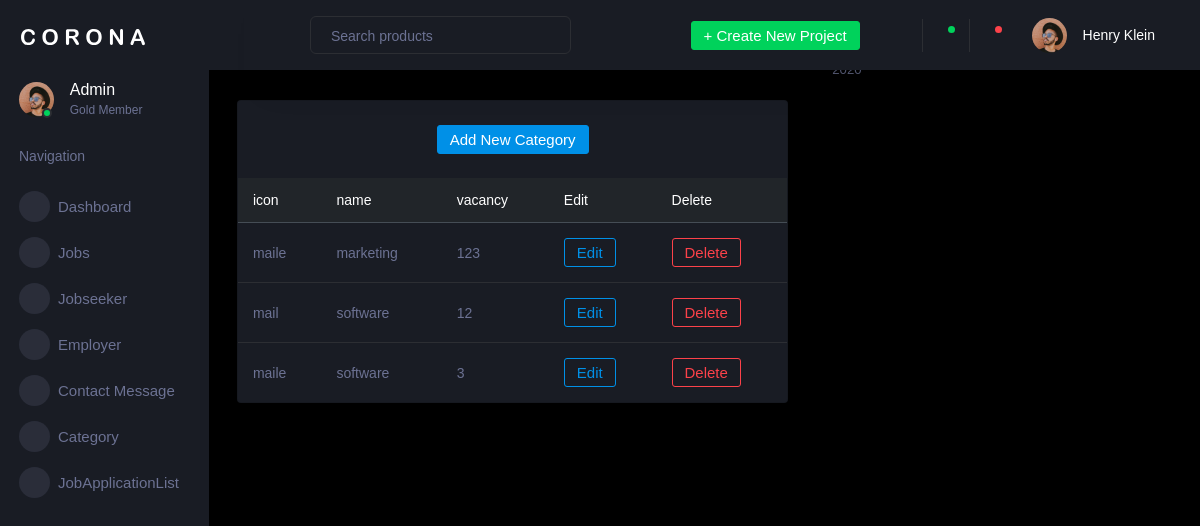
Page /categories/ on the committed database.
### Jobportalsapp/models.py (models this page shows, shortened)
class Category(models.Model):
    name = models.CharField(max_length=255)
    icon_class = models.CharField(max_length=255)  # For storing the icon class, e.g., 'fa-mail-bulk'
    vacancy_count = models.IntegerField()

### Jobportalsapp/views.py (the view)
# urls.py: path('categories/', views.category_list, name='category_list'),
def category_list(request):
    categories = Category.objects.all()
    return render(request, 'admin/category_list.html', {'categories': categories})

### templates/admin/category_list.html
{% extends 'admin/admin_dashboard.html' %}
{% block content %}
<div class="row">
  <div class="col-12 grid-margin stretch-card">
    <div class="card"><br>
        <center><a href="{% url 'category_create' %}" class="btn btn-primary" style="text-align: right;">Add New Category</a></center><br>
        <table class="table table-hover">
          <thead class="thead-dark">
            <tr>
              <th>icon</th>
              <th>name</th>
              <th>vacancy</th>
              <th>Edit</th>
              <th>Delete</th>
            </tr>
          </thead>
          {% for category in categories %}
          <tr>
            <td>{{ category.icon_class }}</td>
            <td>{{ category.name }}</td>
            <td>{{ category.vacancy_count }}</td>
            <td><a href="{% url 'category_update' category.pk %}" class="glyphicon glyphicon-pencil btn btn-outline-primary">
                Edit
              </a></td>
            <td><a href="{% url 'category_delete' category.pk %}" class="btn btn-outline-danger">Delete</a></td>
            {% endfor %}
          </tr>
        </table>
      </div>
      </div>
    </div>
  </div>
</div>
{% endblock %}

### rows in the picture
Category: icon_class "maile", name "marketing", vacancy_count "123"
Category: icon_class "mail", name "software", vacancy_count "12"
Category: icon_class "maile", name "software", vacancy_count "3"
